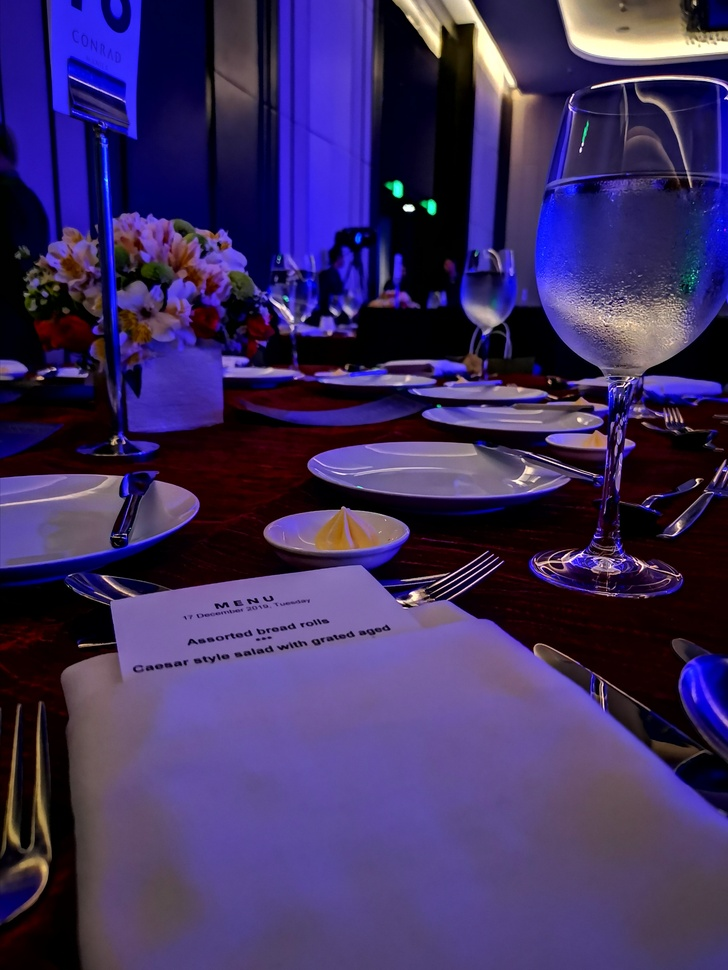
#> input picture bruce小程式/AWB/dinner.jpg, 728 x 970 px, shrunk from 2736 x 3647 before the run
$ python tiff_to_rgb.py dinner.jpg out.png
#> lines starting #> are read from the running program, lines starting #| are printed output that depends on the picture
from PIL import Image
import numpy as np
import sys

def tiff_to_argb_raw(tiff_path, output_path):
    # Open the TIFF image
#> called with tiff_path = 'dinner.jpg', output_path = 'out.png'
    try:
        img = Image.open(tiff_path)
#> img is the input picture: PIL image 728x970 RGB; mean R, G, B 62.4, 47.2, 96.5
    except Exception as e:
        print(f"Error opening TIFF file: {e}")
        sys.exit(1)

    # Convert to numpy array
    img_array = np.array(img)

    # Check the number of channels
    if len(img_array.shape) != 3 or img_array.shape[2] not in [3, 4]:
        print("Error: Input TIFF must be RGB or RGBA")
        sys.exit(1)

    height, width = img_array.shape[0], img_array.shape[1]
#> height = 970; width = 728

    # If RGB (3 channels), add an alpha channel
    if img_array.shape[2] == 3:
        # Create a fully opaque alpha channel (255)
        alpha = np.full((height, width), 255, dtype=np.uint8)
        # Stack alpha with RGB to make ARGB
        argb_array = np.dstack((alpha, img_array[:, :, 0], img_array[:, :, 1], img_array[:, :, 2]))
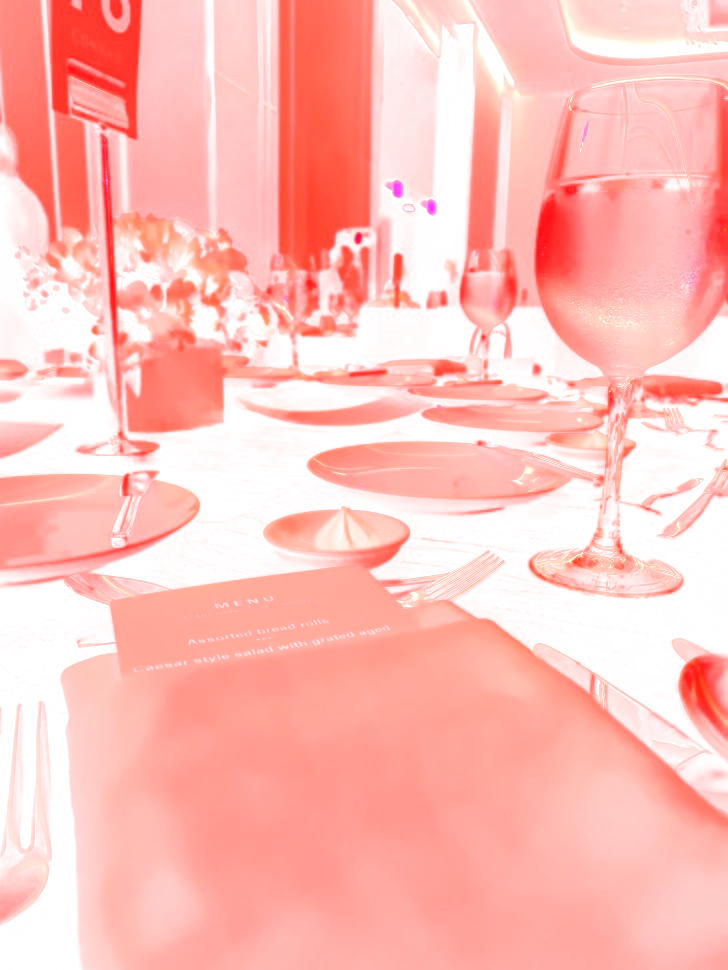
#> argb_array: shape (970, 728, 4); mean R, G, B, A 255, 62.4, 47.2, 96.5; transparent parts drawn white
    else:
        # If already RGBA, reorder to ARGB
        argb_array = np.zeros((height, width, 4), dtype=np.uint8)
        argb_array[:, :, 0] = img_array[:, :, 3]  # Alpha
        argb_array[:, :, 1] = img_array[:, :, 0]  # Red
        argb_array[:, :, 2] = img_array[:, :, 1]  # Green
        argb_array[:, :, 3] = img_array[:, :, 2]  # Blue

    # Save as raw file
    with open(output_path, 'wb') as f:
        argb_array.tofile(f)

    print(f"Converted TIFF to ARGB RAW: {output_path}")
    print(f"Width: {width}, Height: {height}")
#| Width: 728, Height: 970
    print(f"File size: {width * height * 4} bytes")
#| File size: 2824640 bytes

if __name__ == "__main__":
    if len(sys.argv) != 3:
        print("Usage: python script.py <input_tiff_path> <output_raw_path>")
        sys.exit(1)

    tiff_path = sys.argv[1]
    output_path = sys.argv[2]

    tiff_to_argb_raw(tiff_path, output_path)
